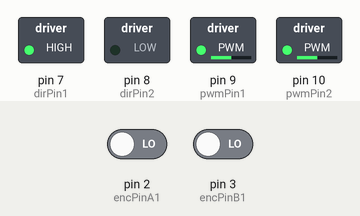
The sketch below on a simulated Arduino Uno, built with avr-gcc and run on an emulated ATmega328P. Shown: switched loads named in the sketch (green lamp = pin HIGH). Inputs (shaded band) come from the test bench; at power-on: pin 2 (encPinA1) LOW, pin 3 (encPinB1) LOW. What the sketch prints to the serial monitor is not drawn.

Above: at 0.1 s.
Timing chart, 0 to 1.6 s (numbered marks = the images above):
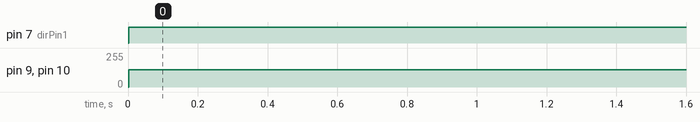

The sketch:

Assignment_2.ino
```cpp
// Pin definitions
const int enablePin = 4;    // Pin 4 to enable the motor driver
const int pwmPin1 = 9;      // Pin 9 for PWM control (Motor 1)
const int pwmPin2 = 10;     // Pin 10 for PWM control (Motor 2)
const int dirPin1 = 7;      // Pin 7 for direction control (Motor 1)
const int dirPin2 = 8;      // Pin 8 for direction control (Motor 2)

// Encoder pins
const int encPinA1 = 2; // Encoder A pin for motor 1
const int encPinB1 = 3; // Encoder B pin for motor 1
const int encPinA2 = 4; // Encoder A pin for motor 2
const int encPinB2 = 5; // Encoder B pin for motor 2

//only pins 2 and 3 have ISR functions, so update code for ISRs to make motor 1 and motor 2 use the pins and work together

// Encoder count variables
volatile long pos1_counts = 0; // Encoder position for motor 1
volatile long pos2_counts = 0; // Encoder position for motor 2

// Timing variables
unsigned long desired_Ts_ms = 10;  // Desired sample time in milliseconds
unsigned long last_time_ms;
unsigned long start_time_ms;
float current_time;

// Interrupt service routines (ISR) for counting encoder pulses
void encoder1ISR_A() {
  if (digitalRead(encPinB1) == HIGH) {
    pos1_counts++; // Clockwise rotation
  } else {
    pos1_counts--; // Counter-clockwise rotation
  }
}

void encoder1ISR_B() {
  if (digitalRead(encPinA1) == HIGH) {
    pos1_counts--; // Counter-clockwise rotation
  } else {
    pos1_counts++; // Clockwise rotation
  }
}

void encoder2ISR_A() {
  if (digitalRead(encPinB2) == HIGH) {
    pos2_counts++; // Clockwise rotation
  } else {
    pos2_counts--; // Counter-clockwise rotation
  }
}

void encoder2ISR_B() {
  if (digitalRead(encPinA2) == HIGH) {
    pos2_counts--; // Counter-clockwise rotation
  } else {
    pos2_counts++; // Clockwise rotation
  }
}

void setup() {
  // Set motor control pins as outputs
  pinMode(enablePin, OUTPUT);
  pinMode(pwmPin1, OUTPUT);
  pinMode(pwmPin2, OUTPUT);
  pinMode(dirPin1, OUTPUT);
  pinMode(dirPin2, OUTPUT);

  // Set encoder pins as inputs
  pinMode(encPinA1, INPUT);
  pinMode(encPinB1, INPUT);
  pinMode(encPinA2, INPUT);
  pinMode(encPinB2, INPUT);

  // Enable the motor driver by setting the enable pin HIGH
  digitalWrite(enablePin, HIGH);

  // Initialize Serial communication
  Serial.begin(115200); // Set baud rate to 115200 for fast data output

  // Initialize timing
  last_time_ms = millis();  // Record the start time for the first sample
  start_time_ms = last_time_ms;

  // Attach interrupts to encoder pins
  attachInterrupt(digitalPinToInterrupt(encPinA1), encoder1ISR_A, CHANGE);
  attachInterrupt(digitalPinToInterrupt(encPinB1), encoder1ISR_B, CHANGE);
  attachInterrupt(digitalPinToInterrupt(encPinA2), encoder2ISR_A, CHANGE);
  attachInterrupt(digitalPinToInterrupt(encPinB2), encoder2ISR_B, CHANGE);
}

void loop() {
  // Convert encoder counts to radians
  float pos1_rad = 2 * PI * pos1_counts / 3200;
  float pos2_rad = 2 * PI * pos2_counts / 3200;

  // Calculate elapsed time in seconds
  current_time = (float)(last_time_ms - start_time_ms) / 1000.0;

  // Print the timestamp and positions in radians
  Serial.print(current_time);
  Serial.print("\t");
  Serial.print(pos1_rad);
  Serial.print("\t");
  Serial.print(pos2_rad);
  Serial.println("");

  // PWM control - Example with a fixed 128 PWM (50% duty cycle) for motors
  // higher number speeds up
  analogWrite(pwmPin1, 128); //motor 1
  analogWrite(pwmPin2, 128); //motor 2

  // Direction control - Motor 1 and Motor 2 forward
  digitalWrite(dirPin1, HIGH); // Motor 1 forward (HIGH is forward, LOW is backward)
  digitalWrite(dirPin2, LOW); // Motor 2 forward (LOW is forward, HIGH is backward)

  // Wait until the desired time has passed for the next sample
  while (millis() < last_time_ms + desired_Ts_ms) {
    // Wait for the next sample period
  }

  // Print results
  Serial.print("Motor 1 position (radians): ");
  Serial.print(pos1_rad);
  Serial.print("\n");
  Serial.print("Motor 2 position (radians): ");
  Serial.println(pos2_rad);
  Serial.print("\n");

  // Update last_time_ms to the current time for the next loop
  last_time_ms = millis();
}
```

Measured:
- by itself, pin 7 (dirPin1): LOW → HIGH at 0.00 s
- by itself, pin 9 (pwmPin1), pin 10 (pwmPin2): 0/255 → 128/255 at 0.00 s
